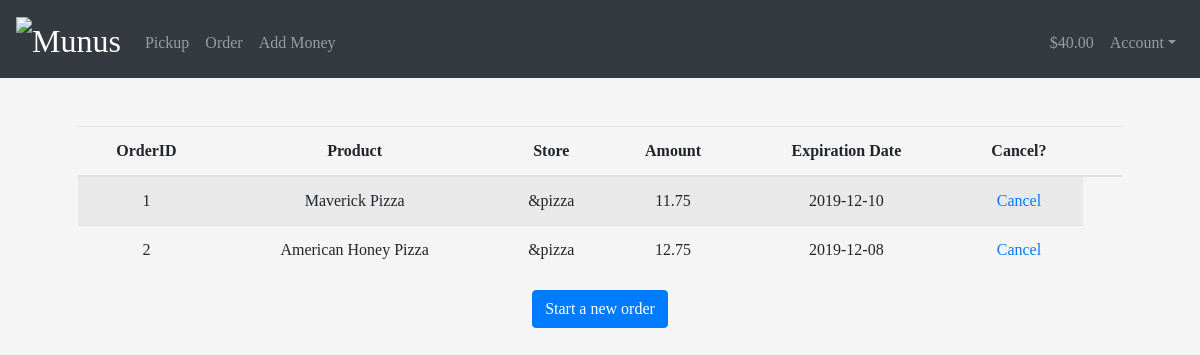
Page /userorders (signed in) on the earlier database version.
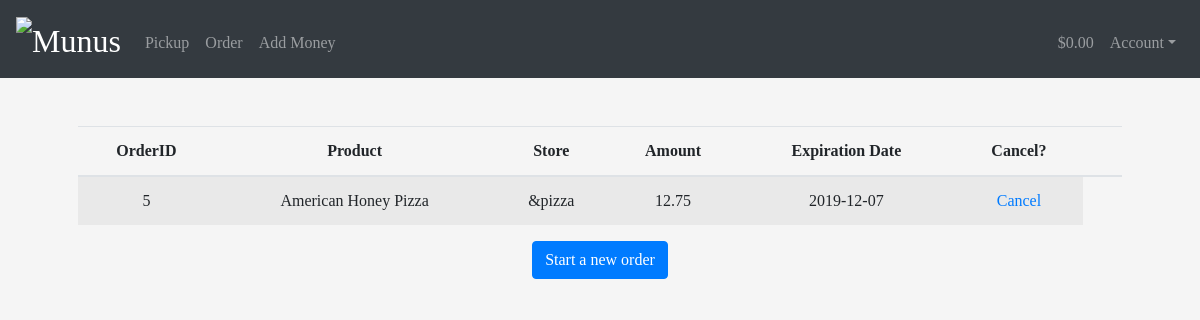
Same page on the later database version.
### tables this page shows
CREATE TABLE orders(user_id INTEGER, product_id INTEGER, wtp INTEGER, expir TIME, id INTEGER PRIMARY KEY);

### app.py (the view, shortened to what this page needs)
@app.route("/userorders")
@login_required
def userorders():
    statement = "SELECT orders.id, name, store, wtp, price, expir FROM orders JOIN products ON product_id=products.id WHERE user_id='{0}'".format(session["user_id"])
    rows = db.execute(statement).fetchall()
    return render_template("userorders.html", rows=rows, balance=session["balance"])

### app.py (called while the page is built)
@app.after_request
def after_request(response):
    response.headers["Cache-Control"] = "no-cache, no-store, must-revalidate"
    response.headers["Expires"] = 0
    response.headers["Pragma"] = "no-cache"
    return response

### helpers.py (called while the page is built)
def login_required(f):
    @wraps(f)
    def decorated_function(*args, **kwargs):
        if session.get("user_id") is None:
            return redirect("/login")
        return f(*args, **kwargs)
    return decorated_function

### templates/userorders.html (shortened to what this page needs)
{% extends "layout.html" %}
{% block main %}
{% if rows|length > 0 %}
      <table class="table table-striped">
          <thead>
              <tr>
                  <b><th>OrderID</th></b>
                  <th>Product</th>
                  <th>Store</th>
                  <th>Amount</th>
                  <th>Expiration Date</th>
                  <th>Cancel?<th>
              </tr>
          </thead>
          <tbody>
              {% for row in rows %}
                  <tr>
                      <td>{{row[0]}}</td>
                      <td>{{row[1]}}</td>
                      <td>{{row[2]}}</td>
                      <td>{{row[3] + row[4]}}</td>
                      <td>{{row[5]}}</td>
                      <td><a href="/userorders?cancelId={{row[0]}}">Cancel</a></td>
                  </tr>
              {% endfor %}
          </tbody>
      </table>
  {% else %}
      <h4>You have no current orders</h4>
  {% endif %}
  <a href="/catalogue"><button class="btn btn-primary">Start a new order</button>
{% endblock %}

### templates/layout.html (shortened to what this page needs)
<!DOCTYPE html>
<html lang="en">
    <head>
        <link rel="stylesheet" href="https://stackpath.bootstrapcdn.com/bootstrap/4.4.1/css/bootstrap.min.css">
        <link href="/static/styles.css" rel="stylesheet">
    </head>
    <body>
      <nav class="navbar navbar-expand-md navbar-dark bg-dark">
            <a class="navbar-brand" href="/">
                <img src="https://cdn1.imggmi.com/uploads/2019/12/7/351dc8edb47819b2d77ef6ec8c91dc79-full.png" alt="Munus" width="111" height="30">
            </a>
            <div class="collapse navbar-collapse" id="navbar">
                {% if session.user_id %}
                    <ul class="navbar-nav mr-auto mt-2">
                        <li class="nav-item"><a class="nav-link" href="/pickup">Pickup</a></li>
                        <li class="nav-item"><a class="nav-link" href="/catalogue">Order</a></li>
                        <li class="nav-item"><a class="nav-link" href="/add">Add Money</a></li>
                    </ul>
                    <ul class="navbar-nav ml-auto mt-2">
                        <li class="nav-item"><a class="nav-link" href="/add">{{balance}}</a></li>
                        <li class="nav-item dropdown">
                          <a class="nav-link dropdown-toggle" href="/" id="navbarDropdown" role="button" data-toggle="dropdown" aria-haspopup="true" aria-expanded="false">
                            Account</a>
                        </li>
                    </ul>
                {% else %}
                    <ul class="navbar-nav ml-auto mt-2">
                        <li class="nav-item"><a class="nav-link" href="/register">Register</a></li>
                        <li class="nav-item"><a class="nav-link" href="/login">Log In</a></li>
                    </ul>
                {% endif %}
            </div>
        </nav>
        <main class="container p-5">
            {% block main %}{% endblock %}
        </main>
    </body>
</html>

### static/styles.css (style rules this page uses)
body { background-color: whitesmoke; font-family: "Georgia", Times, serif; }
nav .navbar-brand { font-size: xx-large; }
main { overflow-x: auto; text-align: center; }

Differences in the rows shown:
removed orders: id "1", row "Maverick Pizza", row "&pizza", row[3]+row[4] "11.75", expir "2019-12-10"
removed orders: id "2", row "American Honey Pizza", row "&pizza", row[3]+row[4] "12.75", expir "2019-12-08"
added orders: id "5", row "American Honey Pizza", row "&pizza", row[3]+row[4] "12.75", expir "2019-12-07"
Other differences:
{{ balance }}: "$40.00" → "$0.00"
